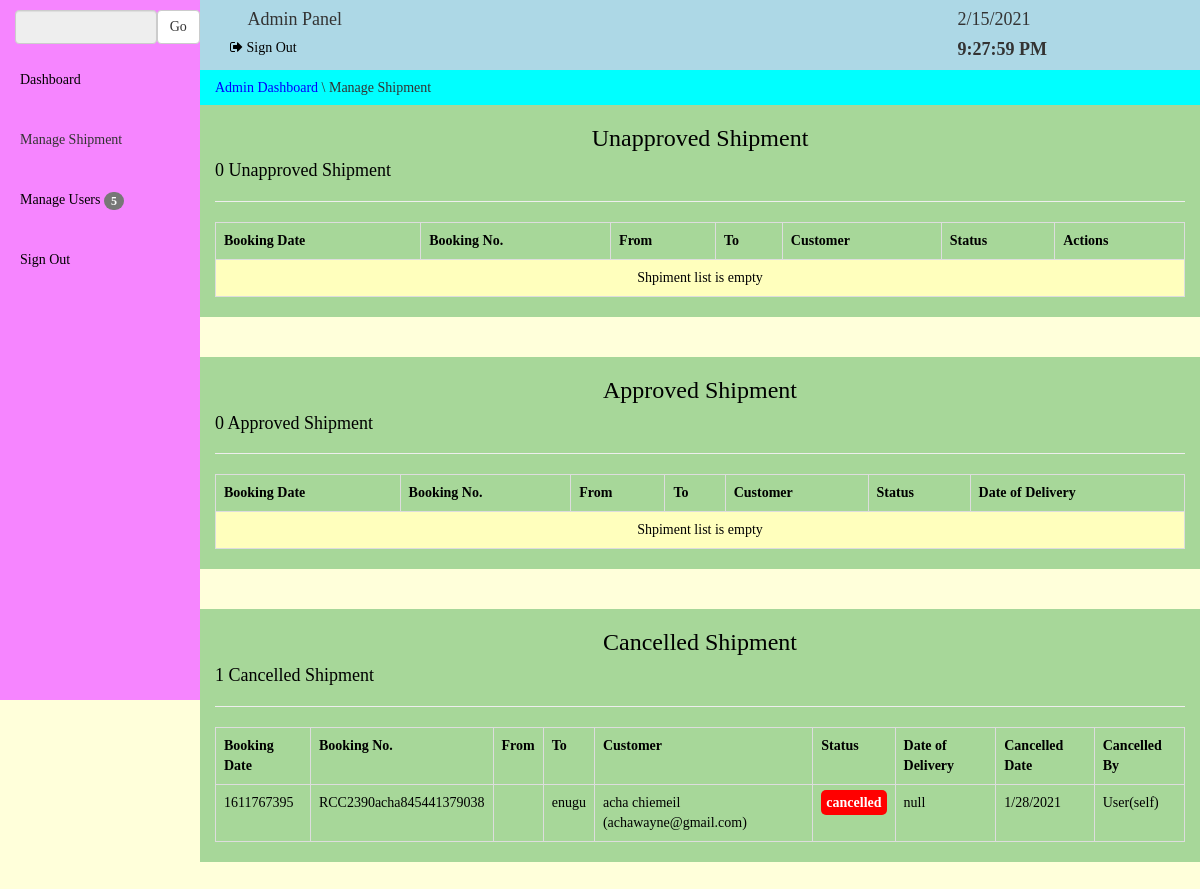
Page /admin/manage_shipment.php (signed in) on the committed database.
### tables this page shows
CREATE TABLE `shipment` (
  `id` int(11) NOT NULL,
  `user_id` varchar(100) NOT NULL,
  `booking_no` varchar(100) NOT NULL,
  `email` varchar(100) NOT NULL,
  `full_name` varchar(100) NOT NULL,
  `phone` varchar(100) NOT NULL,
  `origin` varchar(100) NOT NULL,
  `destination` varchar(100) NOT NULL,
  `service` varchar(100) NOT NULL,
  `weight` varchar(100) NOT NULL,
  `height` varchar(100) NOT NULL,
  `length` varchar(100) NOT NULL,
  `width` varchar(100) NOT NULL,
  `subject` varchar(200) NOT NULL,
  `status` varchar(100) NOT NULL,
  `date_of_booking` varchar(100) NOT NULL,
  `date_of_delivery` varchar(100) DEFAULT NULL,
  `cancelled_date` varchar(100) DEFAULT NULL,
  `cancelled_by` varchar(100) DEFAULT NULL
);

### include/database.php (called while the page is built, shortened)
<?php
    class Database{
        public $connection;
        public function open_connection(){
            $this->connection = new mysqli(DB_HOST, DB_USER, DB_PASS, DB_NAME);
        }
        public function query($sql){
            $result = $this->connection->query($sql);
            return $result;
        }
    }
?>

### admin/manage_shipment.php (the view, shortened to what this page needs)
<?php
		$conn = new Database;
		$query = $conn->query("SELECT * FROM shipment WHERE status ='pending' LIMIT 3");
		$query1 = $conn->query("SELECT * FROM shipment WHERE status ='pending'");
		$num1 = mysqli_num_rows($query1);
		$num = mysqli_num_rows($query);
		$output = "";
		if($num != 0){
			while($row = mysqli_fetch_array($query)){
				$date = $row['date_of_booking'];
				$booking = $row['booking_no'];
				$from = $row['state_of_origin'];
				$name = $row['full_name'];
				$to = $row['destination'];
				$email = $row['email'];
				$status = $row['status'];
				$output .= "<tr>";
				$output .= "<td>$date</td>";
				$output .= "<td>$booking</td>";
				$output .= "<td>$from</td>";
				$output .= "<td>$to</td>";
				$output .= "<td>$name ($email)</td>";
				$output .= "<td><span style='background-color: red; color: white; font-weight: bold; padding: 5px; border-radius: 5px'>$status</span></td>";
				$output .= "<td><a href='approve.php?booking=$booking'><button class='btn btn-primary'>Approve</button></a> <a href='http://localhost/consign/admin/manage_shipment.php?booking=$booking'><button class='btn btn-warning'>Cancel</button></a></td>";
				$output .= "</tr>";
			}
		}else{
			$output .= "<tr>";
			$output .= "<td colspan='7' style='text-align: center; background-color: rgb(255, 255, 189)'>Shpiment list is empty</td>";
			$output .= "</tr>";
		}
		$query2 = $conn->query("SELECT * FROM shipment WHERE status ='approved' LIMIT 3");
		$num2 = mysqli_num_rows($query2);
		$query22 = $conn->query("SELECT * FROM shipment WHERE status ='approved'");
		$num22 = mysqli_num_rows($query22);
		$output2 = "";
		if($num2 != 0){
				while($row2 = mysqli_fetch_array($query2)){
				$date = $row2['date_of_booking'];
				$booking = $row2['booking_no'];
				$from = $row2['state_of_origin'];
				$name = $row2['full_name'];
				$to = $row2['destination'];
				$email = $row2['email'];
				$status = $row2['status'];
				$date_of_delivery = $row2['date_of_delivery'];
				$output2 .= "<tr>";
				$output2 .= "<td>$date</td>";
				$output2 .= "<td>$booking</td>";
				$output2 .= "<td>$from</td>";
				$output2 .= "<td>$to</td>";
				$output2 .= "<td>$name ($email)</td>";
				$output2 .= "<td><span style='background-color: red; color: white; font-weight: bold; padding: 5px; border-radius: 5px'>$status</span></td>";
				$output2 .= "<td>$date_of_delivery</td>";
				$output2 .= "</tr>";
			}
		}else{
			$output2 .= "<tr>";
			$output2 .= "<td colspan='7' style='text-align: center; background-color: rgb(255, 255, 189)'>Shpiment list is empty</td>";
			$output2 .= "</tr>";
		}
		$query33 = mysqli_query($conn, "SELECT * FROM shipment WHERE status ='cancelled' LIMIT 3");
		$num33 = mysqli_num_rows($query33);
		$output3 = "";
		if($num33 != 0){
				while($row3 = mysqli_fetch_array($query33)){
					$date = $row3['date_of_booking'];
					$booking = $row3['booking_no'];
					$from = $row3['state_of_origin'];
					$name = $row3['full_name'];
					$to = $row3['destination'];
					$email = $row3['email'];
					$status = $row3['status'];
					$cancelled_date = $row3['cancelled_date'];
					$date_of_delivery = $row3['date_of_delivery'];
					$cancelled_by = $row3['cancelled_by'];
					$output3 .= "<tr>";
					$output3 .= "<td>$date</td>";
					$output3 .= "<td>$booking</td>";
					$output3 .= "<td>$from</td>";
					$output3 .= "<td>$to</td>";
					$output3 .= "<td>$name ($email)</td>";
					$output3 .= "<td><span style='background-color: red; color: white; font-weight: bold; padding: 5px; border-radius: 5px'>$status</span></td>";
					$output3 .= "<td>$date_of_delivery</td>";
					$output3 .= "<td>$cancelled_date</td>";
						if($cancelled_by == 'self'){
							$output3 .= "<td>User($cancelled_by)</td>";
						}else{
							$output3 .= "<td>$cancelled_by</td>";
						}
					$output3 .= "</tr>";
			}
		}else{
			$output3 .= "<tr>";
			$output3 .= "<td colspan='7' style='text-align: center; background-color: rgb(255, 255, 189)'>Shpiment list is empty</td>";
			$output3 .= "</tr>";
		}
?>
<!DOCTYPE html>
<html>
<head>
	<link rel="stylesheet" type="text/css" href="css/animate.css">
	<link rel="stylesheet" type="text/css" href="../bootstrap/css/bootstrap.css">
	<link rel="stylesheet" type="text/css" href="../css/font-awesome.min.css">
	<link rel="stylesheet" type="text/css" href="../css/index.css">
</head>
<body>
	<div class="container-fluid">
		<div class="row">
			<?php include('menu.php'); ?>
			<div class="col-lg-10 col-lg-offset-2" style="padding: 0px;">
				<div class="col-lg-12" style="background-color: lightblue; box-shadow: 3px 2px 3px cyan">
					<div class="col-lg-6">
						<h4><span class="glyphicon glyphicon-user"></span> Admin Panel</h4>
						<a href="http://localhost/consign/admin/logout.php" style="color: black; text-decoration: none"><h5><span class="fa fa-sign-out"></span> Sign Out</h5></a>
					</div>
					<div class="col-lg-3 col-lg-offset-3">
						<h4 id="date" style="position: relative; right: 0px"></h4>
						<h4 id="time" style="font-family: Verdana; font-weight: bolder;"></h4>
					</div>
				</div>
				<div class="col-lg-12" style="background-color: cyan">
					<h5><span style="color: blue">Admin Dashboard</span> \  <span>Manage Shipment</span></h5>
				</div>
				<div class="col-lg-12" style="margin-bottom: 40px; background-color: rgb(167, 215, 153); color: black">
					<h3 style="text-align: center;">Unapproved Shipment</h3>
					<h4><?php echo $num1; ?> Unapproved Shipment</h4>
					<hr>
					<table class="table table-bordered">
						<tr>
							<th>Booking Date</th>
							<th>Booking No.</th>
							<th>From</th>
							<th>To</th>
							<th>Customer</th>
							<th>Status</th>
							<th>Actions</th>
						</tr>
						<?php echo $output; ?>
					</table>
				</div>
				<div class="col-lg-12" style="margin-bottom: 40px; background-color: rgb(167, 215, 153); color: black">
					<h3 style="text-align: center;">Approved Shipment</h3>
					<h4><?php echo $num22; ?> Approved Shipment</h4>
					<hr>
					<table class="table table-bordered">
						<tr>
							<th>Booking Date</th>
							<th>Booking No.</th>
							<th>From</th>
							<th>To</th>
							<th>Customer</th>
							<th>Status</th>
							<th>Date of Delivery</th>
						</tr>
						<?php echo $output2; ?>
					</table>
				</div>
					<div class="col-lg-12" style="margin-bottom: 40px; background-color: rgb(167, 215, 153); color: black">
					<h3 style="text-align: center;">Cancelled Shipment</h3>
					<h4><?php echo $num33; ?> Cancelled Shipment</h4>
					<hr>
					<table class="table table-bordered">
						<tr>
							<th>Booking Date</th>
							<th>Booking No.</th>
							<th>From</th>
							<th>To</th>
							<th>Customer</th>
							<th>Status</th>
							<th>Date of Delivery</th>
							<th>Cancelled Date</th>
							<th>Cancelled By</th>
						</tr>
						<?php echo $output3; ?>
					</table>
				</div>
			</div>
		</div>
	</div>
</body>
</html>

### css/index.css (style rules this page uses)
* { font-family: "verdana"; }

### admin/manage_shipment.php (style rules this page uses)
body { background-color: rgb(255, 255, 218); }

### admin/menu.php (style rules this page uses)
body { background-color: rgb(255, 255, 218); }

### rows in the picture
shipment: date_of_booking "1611767395", booking_no "RCC2390acha845441379038", destination "enugu", full_name "acha chiemeil", email "achawayne@gmail.com", status "cancelled", date_of_delivery "null", cancelled_date "1/28/2021", cancelled_by "self"

### other values in the picture
$users "5"
$num1 "0"
$num22 "0"
$num33 "1"
